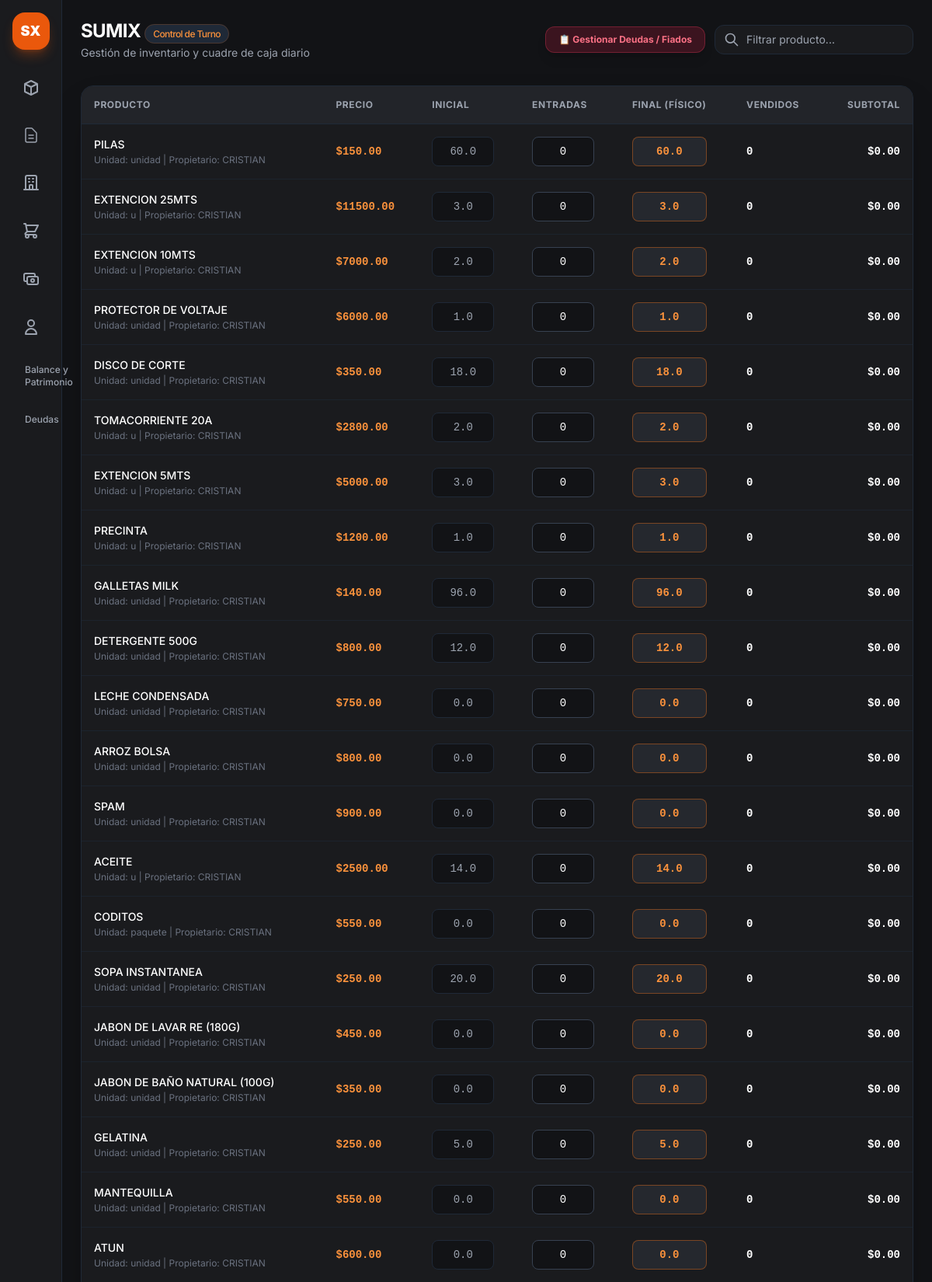
Screenshot of /cierre (signed in, upper part) with the database file from the repository.
### app.py (models this page shows, shortened)
class Producto(db.Model):
    __tablename__ = 'productos'
    id = db.Column(db.Integer, primary_key=True)
    codigo = db.Column(db.String(50), nullable=True)
    nombre = db.Column(db.String(100), nullable=False)
    unidad_medida = db.Column(db.String(20), default='unidad')
    propietario_id = db.Column(db.Integer, db.ForeignKey('propietarios.id'), nullable=True)
    precio_costo = db.Column(db.Float, default=0.0)
    precio_venta = db.Column(db.Float, default=0.0)
    fecha_vencimiento = db.Column(db.Date, nullable=True)
    proveedor_id = db.Column(db.Integer, db.ForeignKey('proveedores.id'), nullable=True)
    proveedor = db.relationship('Proveedor', backref=db.backref('productos', lazy=True))
    estado_pago = db.Column(db.String(20), default="Pagado")
    monto_pendiente = db.Column(db.Float, default=0.0)
    fecha_creacion = db.Column(db.DateTime, default=datetime.utcnow)
    stocks = db.relationship('StockAlmacen', backref='producto', cascade="all, delete-orphan", lazy=True)

class Propietario(db.Model):
    __tablename__ = 'propietarios'
    id = db.Column(db.Integer, primary_key=True)
    nombre = db.Column(db.String(100), nullable=False, unique=True)
    descripcion = db.Column(db.String(200))
    productos = db.relationship('Producto', backref='propietario', lazy=True)

### app.py (the view)
@app.route('/cierre')
def vista_cierre():
    username = session.get('user')
    usuario_actual = Usuario.query.filter_by(username=username).first()
    if not usuario_actual:
        return redirect(url_for('login'))
    almacen_id = usuario_actual.almacen_id
    productos = Producto.query.all()
    for prod in productos:
        stock_alm = StockAlmacen.query.filter_by(
            producto_id=prod.id,
            almacen_id=almacen_id
        ).first()
        cantidad_actual = stock_alm.cantidad if stock_alm else 0.0
        prod.stock_en_almacen = cantidad_actual
        prod.stock_final_inicial = cantidad_actual
    hoy = date.today()
    deudas_pendientes = DeudaCierre.query.filter(
        DeudaCierre.estado == 'pendiente',
        func.date(DeudaCierre.fecha) == hoy
    ).all()
    total_deudas_dia = sum(d.subtotal for d in deudas_pendientes if d.subtotal)
    return render_template('cierre.html', productos=productos, total_deudas_dia=total_deudas_dia)

### app.py (called while the page is built)
@app.context_processor
def inject_today():
    return {'hoy': date.today()}

### templates/cierre.html (shortened to what this page needs)
{% extends "base.html" %}
{% block content %}
<main class="flex-1 flex flex-col min-w-0 overflow-y-auto">
    <header class="p-6 pb-2 flex flex-col sm:flex-row sm:items-center justify-between gap-4">
        <div>
            <h1 class="text-2xl font-bold text-white tracking-tight">SUMIX <span
                    class="text-xs font-medium px-2.5 py-1 rounded-full bg-gray-800 text-orange-400 border border-orange-500/20">Control
                    de Turno</span></h1>
            <p class="text-sm text-gray-400 mt-0.5">Gestión de inventario y cuadre de caja diario</p>
        </div>
        <div class="flex flex-wrap items-center gap-3">
            <a href="{{ url_for('vista_deudas') }}"
              target="_blank" class="px-4 py-2 bg-rose-600/20 hover:bg-rose-600 text-rose-400 hover:text-white border border-rose-500/30 font-bold rounded-xl transition text-xs flex items-center gap-2 shadow-lg">
                <span>📋 Gestionar Deudas / Fiados</span>
            </a>
            <div class="relative w-full sm:w-64">
                <svg class="w-5 h-5 absolute left-3 top-1/2 -translate-y-1/2 text-gray-400" fill="none"
                    stroke="currentColor" viewBox="0 0 24 24">
                    <path stroke-linecap="round" stroke-linejoin="round" stroke-width="2"
                        d="M21 21l-6-6m2-5a7 7 0 11-14 0 7 7 0 0114 0z" />
                </svg>
                <input type="text" id="buscador" placeholder="Filtrar producto..." onkeyup="filtrarProductos()"
                    class="w-full bg-[#1a1b1e] border border-gray-800 rounded-xl pl-10 pr-4 py-2 text-sm text-gray-200 focus:outline-none focus:border-orange-500/50 transition">
            </div>
        </div>
    </header>
    <section class="p-6 flex-1 space-y-6">
        <div class="bg-[#1a1b1e] border border-gray-800 rounded-2xl overflow-hidden shadow-2xl">
            <div class="overflow-x-auto">
                <table class="w-full text-left border-collapse">
                    <thead>
                        <tr class="border-b border-gray-800 text-xs font-semibold text-gray-400 uppercase tracking-wider bg-[#222429]">
                            <th class="p-4">Producto</th>
                            <th class="p-4">Precio</th>
                            <th class="p-4">Inicial</th>
                            <th class="p-4">Entradas</th>
                            <th class="p-4">Final (Físico)</th>
                            <th class="p-4">Vendidos</th>
                            <th class="p-4 text-right">Subtotal</th>
                        </tr>
                    </thead>
                    <tbody class="divide-y divide-gray-800/60 text-sm" id="tabla-productos">
                        {% for p in productos %}
                        <tr class="fila-producto hover:bg-gray-800/30 transition-colors" data-id="{{ p.id }}"
                            data-precio="{{ p.precio_venta }}"
                            data-propietario-id="{{ p.propietario.id if p.propietario else 0 }}"
                            data-propietario-nombre="{{ p.propietario.nombre if p.propietario else '' }}">
                            <td class="p-4 font-medium text-white nombre-prod">
                                {{ p.nombre }}
                                <span class="block text-xs text-gray-500 mt-0.5 font-normal">
                                    Unidad: {{ p.unidad_medida }} | Propietario: {{ p.propietario.nombre if p.propietario else 'Sin Propietario' }}
                                </span>
                            </td>
                            <td class="p-4 font-mono text-orange-400 font-semibold">
                                ${{ "%.2f"|format(p.precio_venta) }}
                            </td>
                            <td class="p-4">
                                <input type="number" step="any"
                                    class="stock-inicial w-20 bg-[#121316] border border-gray-800 rounded-lg p-2 text-gray-400 text-center font-mono cursor-not-allowed"
                                    value="{{ p.stock_en_almacen }}" readonly>
                            </td>
                            <td class="p-4">
                                <input type="number" step="any" min="0"
                                    class="entradas w-20 bg-[#121316] border border-gray-700 rounded-lg p-2 text-white text-center font-mono focus:border-orange-500 focus:outline-none"
                                    value="0" oninput="calcular()">
                            </td>
                            <td class="p-4">
                                <input type="number" step="any" min="0"
                                    class="stock-final w-24 bg-[#25282e] border border-orange-500/40 text-orange-400 font-bold rounded-lg p-2 text-center font-mono focus:border-orange-500 focus:outline-none focus:ring-1 focus:ring-orange-500"
                                    value="{{ p.stock_final_inicial }}" oninput="calcular()">
                            </td>
                            <td class="p-4 font-bold text-white font-mono vendidos">0</td>
                            <td class="p-4 font-bold text-right text-white font-mono subtotal">$0.00</td>
                        </tr>
                        {% endfor %}
                    </tbody>
                </table>
            </div>
        </div>
    </section>
</main>
{% endblock %}

### static/css/style.css (style rules this page uses)
body { font-family: 'Inter', sans-serif; }
input[type=number] { -moz-appearance: textfield; }

### rows the page displays
Producto: nombre "PILAS", unidad_medida "unidad", propietario "CRISTIAN", precio_venta "150.00", stock_en_almacen "60.0", stock_final_inicial "60.0"
Producto: nombre "EXTENCION 25MTS", unidad_medida "u", propietario "CRISTIAN", precio_venta "11500.00", stock_en_almacen "3.0", stock_final_inicial "3.0"
Producto: nombre "EXTENCION 10MTS", unidad_medida "u", propietario "CRISTIAN", precio_venta "7000.00", stock_en_almacen "2.0", stock_final_inicial "2.0"
Producto: nombre "PROTECTOR DE VOLTAJE", unidad_medida "unidad", propietario "CRISTIAN", precio_venta "6000.00", stock_en_almacen "1.0", stock_final_inicial "1.0"
Producto: nombre "DISCO DE CORTE", unidad_medida "unidad", propietario "CRISTIAN", precio_venta "350.00", stock_en_almacen "18.0", stock_final_inicial "18.0"
Producto: nombre "TOMACORRIENTE 20A", unidad_medida "u", propietario "CRISTIAN", precio_venta "2800.00", stock_en_almacen "2.0", stock_final_inicial "2.0"
Producto: nombre "EXTENCION 5MTS", unidad_medida "u", propietario "CRISTIAN", precio_venta "5000.00", stock_en_almacen "3.0", stock_final_inicial "3.0"
Producto: nombre "PRECINTA", unidad_medida "u", propietario "CRISTIAN", precio_venta "1200.00", stock_en_almacen "1.0", stock_final_inicial "1.0"
Producto: nombre "GALLETAS MILK", unidad_medida "unidad", propietario "CRISTIAN", precio_venta "140.00", stock_en_almacen "96.0", stock_final_inicial "96.0"
Producto: nombre "DETERGENTE 500G", unidad_medida "unidad", propietario "CRISTIAN", precio_venta "800.00", stock_en_almacen "12.0", stock_final_inicial "12.0"
Producto: nombre "LECHE CONDENSADA", unidad_medida "unidad", propietario "CRISTIAN", precio_venta "750.00", stock_en_almacen "0.0", stock_final_inicial "0.0"
Producto: nombre "ARROZ BOLSA", unidad_medida "unidad", propietario "CRISTIAN", precio_venta "800.00", stock_en_almacen "0.0", stock_final_inicial "0.0"
Producto: nombre "SPAM", unidad_medida "unidad", propietario "CRISTIAN", precio_venta "900.00", stock_en_almacen "0.0", stock_final_inicial "0.0"
Producto: nombre "ACEITE", unidad_medida "u", propietario "CRISTIAN", precio_venta "2500.00", stock_en_almacen "14.0", stock_final_inicial "14.0"
Producto: nombre "CODITOS", unidad_medida "paquete", propietario "CRISTIAN", precio_venta "550.00", stock_en_almacen "0.0", stock_final_inicial "0.0"
Producto: nombre "SOPA INSTANTANEA", unidad_medida "unidad", propietario "CRISTIAN", precio_venta "250.00", stock_en_almacen "20.0", stock_final_inicial "20.0"
Producto: nombre "JABON DE LAVAR RE (180G)", unidad_medida "unidad", propietario "CRISTIAN", precio_venta "450.00", stock_en_almacen "0.0", stock_final_inicial "0.0"
Producto: nombre "JABON DE BAÑO NATURAL (100G)", unidad_medida "unidad", propietario "CRISTIAN", precio_venta "350.00", stock_en_almacen "0.0", stock_final_inicial "0.0"
Producto: nombre "GELATINA", unidad_medida "unidad", propietario "CRISTIAN", precio_venta "250.00", stock_en_almacen "5.0", stock_final_inicial "5.0"
Producto: nombre "MANTEQUILLA", unidad_medida "unidad", propietario "CRISTIAN", precio_venta "550.00", stock_en_almacen "0.0", stock_final_inicial "0.0"
Producto: nombre "ATUN", unidad_medida "unidad", propietario "CRISTIAN", precio_venta "600.00", stock_en_almacen "0.0", stock_final_inicial "0.0"
